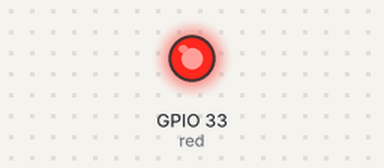
Bench run of a program on a simulated ESP32 board running MicroPython. On the bench: output pins drawn as LEDs (lit = HIGH). WiFi joins after 1.5 s; what the program prints to the serial console is not drawn. At 3.7 s the program stops and its outputs stay as they are.

Above: at 1.2 s.
At 2.6 s:
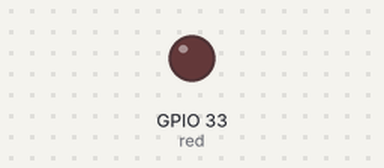
Timing chart, 0 to 3.0 s (numbered marks = the images above):
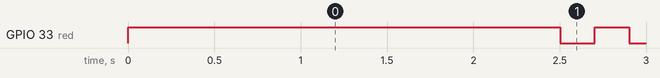

The program:

w2_wifi_connect.py
```python
import network, time
from machine import Pin

SSID = "DW502iptime2G"                   # ★ 화면에 안내된 와이파이 이름으로 바꾼다
PASSWORD = "dw502502"                    # ★ 화면에 안내된 비밀번호로 바꾼다

red = Pin(33, Pin.OUT, value=1)                 # 빨간 LED: 0 이 켜짐

wlan = network.WLAN(network.STA_IF)
wlan.active(False)                              # 앞 실행에서 남은 접속 시도를 지우려고
time.sleep_ms(1000)                             # 껐다가 1초 쉬고
wlan.active(True)                               # 다시 켠다
wlan.connect(SSID, PASSWORD)                    # 공유기에 접속을 요청한다

print("연결 중", end="")
start = time.ticks_ms()
while not wlan.isconnected():
    if time.ticks_diff(time.ticks_ms(), start) > 15000:     # 15초를 기다린다
        break
    print(".", end="")
    time.sleep_ms(500)

if wlan.isconnected():
    ip, mask, gateway, dns = wlan.ifconfig()    # 공유기가 나눠 준 네 가지 값
    # 연결되면 빨간 LED 를 켠다
    print("\n연결 성공!")
    print("보드 주소 (IP)     :", ip)
    print("같은 동네 범위     :", mask)
    print("나가는 문 (게이트웨이):", gateway)
    print("주소록 (DNS)       :", dns)
    print("신호 세기          :", wlan.status("rssi"), "dBm")
    for i in range(3):
        red.value(0)
        time.sleep_ms(200)
        red.value(1)
        time.sleep_ms(200)

else:
    print("\n연결 실패 → 이름·비밀번호를 다시 확인하세요")

# ⭐ 도전: 연결에 성공하면 플래시 대신 빨간 LED 가 3번 깜빡이게 바꿔 보자.
```

Measured:
- by itself, GPIO 33 (red): repeats every 0.40 s: LOW 0.20 s, HIGH 0.20 s, until it stays HIGH from 3.5 s
